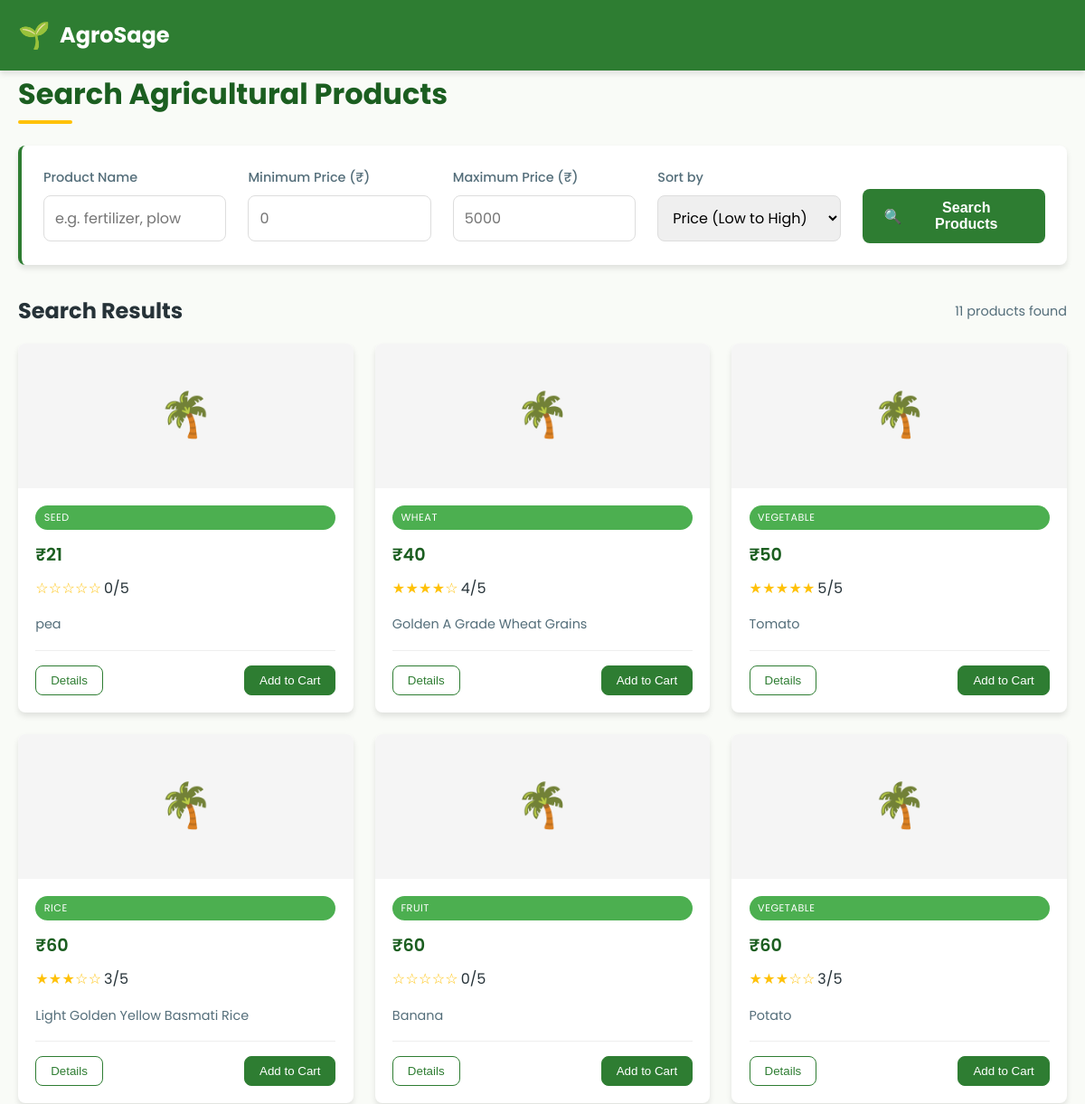
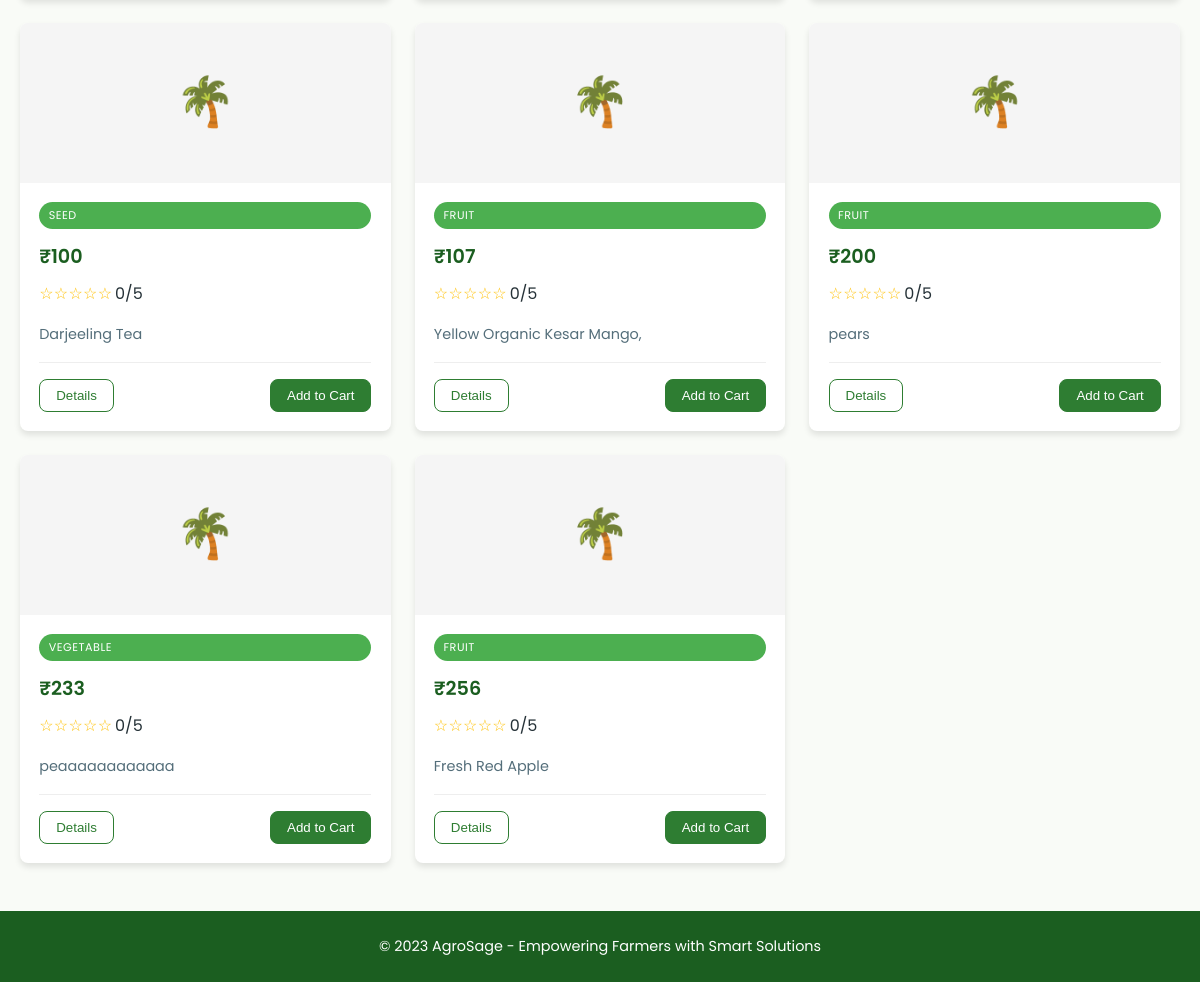
The app's page /search/ with its own data (2 pictures, top to bottom).
### home/models.py (models this page shows)
class MarketItems(models.Model):
    items_name = models.CharField(max_length=1000)
    items_description = models.TextField(max_length=1000)
    category = models.ForeignKey(Category,on_delete=models.CASCADE)   # e.g. “Fertilizer”, “Tool”
    item_price = models.IntegerField()
    item_image = models.ImageField(upload_to='market_items/')
    items_weight = models.IntegerField()
    min_weight = models.IntegerField(default=0)
    item_rating = models.IntegerField(default=0)
    def __str__(self):
        return self.items_name

class Category(models.Model):
    name = models.CharField(max_length=300)
    def __str__(self):
        return self.name

### home/views.py (the view)
# urls.py: path('search/', views.search_products, name='search_products'),
def search_products(request):
    q = request.GET.get('q', '').strip().lower()
    min_price = request.GET.get('min_price')
    max_price = request.GET.get('max_price')
    sort_by = request.GET.get('sort', 'item_price')  # change 'item_price'
    load_indices()
    ids = set()
    if q:
        terms = q.split()
        ids = inverted_index.lookup(terms)
    else:
        ids = set(MarketItems.objects.values_list('id', flat=True))
    qs = MarketItems.objects.filter(id__in=ids)
    if min_price: qs = qs.filter(item_price__gte=min_price)
    if max_price: qs = qs.filter(item_price__lte=max_price)
    valid_sorts = ['item_price', '-item_price', 'item_rating', '-item_rating']
    if sort_by in valid_sorts:
        qs = qs.order_by(sort_by)
    return render(request, "home/search_results.html", {"products": qs})

### home/autocomplete.py (called while the page is built)
    def insert(self, product):
        node = self.root
        name = (product.items_name or "").strip().lower()
        if not name:
            return  # skip empty or null names
        for ch in name:
            if ch not in node.children:
                node.children[ch] = TrieNode()
            node = node.children[ch]
            node.ids.add(product.id)
        node.is_end_of_word = True  # Optional
        print(f"Inserted '{name}' for product ID {product.id}")

### home/search_index.py (called while the page is built)
    def tokenize(self, text):
        return set(re.findall(r'\b\w+\b', text.lower()))

    def add_product(self, product):
        text_parts = [
            product.items_name or "",
            product.items_description or "",
            str(product.category.name) if hasattr(product.category, 'name') else ""
        ]
        combined_text = " ".join(text_parts)
        words = self.tokenize(combined_text)
        for word in words:
            self.index[word].add(product.id)
        print(f"Indexed Product [{product.id}]: {words}")

### home/views.py (called while the page is built)
def load_indices():
    global _loaded
    if _loaded:
        return
    for p in MarketItems.objects.all():
        inverted_index.add_product(p)
        autocomplete_trie.insert(p)
        print(p,inverted_index)
    _loaded = True

### templates/home/search_results.html (shortened to what this page needs)
{% load static %}
<!DOCTYPE html>
<html lang="en">
<head>
</head>
<body>
    <header>
        <div class="container header-content">
            <div class="logo">
                <span class="logo-icon">🌱</span>
                <span>AgroSage</span>
            </div>
        </div>
    </header>
    <main class="container">
        <h1>Search Agricultural Products</h1>
        <div class="search-box">
            <form class="search-form" method="get" action="{% url 'search_products' %}">
                <div class="form-group">
                    <label for="q">Product Name</label>
                    <input type="text" name="q" id="q" value="{{ request.GET.q }}" placeholder="e.g. fertilizer, plow">
                </div>
                <div class="form-group">
                    <label for="min_price">Minimum Price (₹)</label>
                    <input type="number" name="min_price" id="min_price" value="{{ request.GET.min_price }}" placeholder="0">
                </div>
                <div class="form-group">
                    <label for="max_price">Maximum Price (₹)</label>
                    <input type="number" name="max_price" id="max_price" value="{{ request.GET.max_price }}" placeholder="5000">
                </div>
                <div class="form-group">
                    <label for="sort">Sort by</label>
                    <select name="sort" id="sort">
                        <option value="price" {% if request.GET.sort == "item_price" %}selected{% endif %}>Price (Low to High)</option>
                    </select>
                </div>
                <div class="form-group">
                    <button type="submit" class="search-btn">
                        <span>🔍</span> Search Products
                    </button>
                </div>
            </form>
        </div>
        <div class="results-header">
            <h2>Search Results</h2>
            {% if products %}
                <span class="results-count">{{ products|length }} products found</span>
            {% endif %}
        </div>
        {% if products %}
            <div class="product-grid">
                {% for product in products %}
                    <div class="product-card">
                        <div class="product-img">
                            🌴
                        </div>
                        <div class="product-info">
                            <span class="product-category">{{ product.category }}</span>
                            <div class="product-price">₹{{ product.item_price }}</div>
                            <div class="product-rating">
                                <span class="stars">
                                    {% if product.item_rating >= 1 %}★{% else %}☆{% endif %}
                                    {% if product.item_rating >= 2 %}★{% else %}☆{% endif %}
                                    {% if product.item_rating >= 3 %}★{% else %}☆{% endif %}
                                    {% if product.item_rating >= 4 %}★{% else %}☆{% endif %}
                                    {% if product.item_rating >= 5 %}★{% else %}☆{% endif %}
                                </span>
                                <span>{{ product.item_rating }}/5</span>
                            </div>
                            <p class="product-description">{{ product.items_description|default:"No description available." }}</p>
                            <div class="product-actions">
                                <button class="action-btn">Details</button>
                                <button class="action-btn primary">Add to Cart</button>
                            </div>
                        </div>
                    </div>
                {% endfor %}
            </div>
        {% else %}
            <div class="empty-results">
                <div class="empty-icon">🔍</div>
                <h3>No products found</h3>
                <p>Try adjusting your search criteria or browse our categories</p>
            </div>
        {% endif %}
    </main>
    <footer>
        <div class="container">
            <p>&copy; 2023 AgroSage - Empowering Farmers with Smart Solutions</p>
        </div>
    </footer>
</body>
</html>

### templates/home/search_results.html (style rules this page uses)
:root { --primary: #2E7D32; --primary-light: #4CAF50; --primary-dark: #1B5E20; --accent: #FFC107; --text: #263238; --text-light: #546E7A; --bg-light: #F9FBF7; --white: #FFFFFF; --shadow: 0 4px 6px rgba(0,0,0,0.1); --radius: 8px; }
* { margin: 0; padding: 0; box-sizing: border-box; }
body { font-family: 'Poppins', sans-serif; background-color: var(--bg-light); color: var(--text); line-height: 1.6; padding: 0; margin: 0; }
.container { max-width: 1200px; margin: 0 auto; padding: 0 20px; }
header { background-color: var(--primary); color: var(--white); padding: 1rem 0; box-shadow: var(--shadow); }
.header-content { display: flex; justify-content: space-between; align-items: center; }
.logo { display: flex; align-items: center; gap: 10px; font-size: 1.5rem; font-weight: 700; }
.logo-icon { font-size: 1.8rem; }
main { padding: 2rem 0; }
h1 { color: var(--primary-dark); margin-bottom: 1.5rem; font-size: 2rem; position: relative; padding-bottom: 0.5rem; }
h1::after { content: ''; position: absolute; bottom: 0; left: 0; width: 60px; height: 4px; background-color: var(--accent); border-radius: 2px; }
.search-box { background: var(--white); padding: 1.5rem; border-radius: var(--radius); box-shadow: var(--shadow); margin-bottom: 2rem; border-left: 4px solid var(--primary); }
.search-form { display: grid; grid-template-columns: repeat(auto-fit, minmax(200px, 1fr)); gap: 1.5rem; }
.form-group { display: flex; flex-direction: column; }
label { font-weight: 500; margin-bottom: 0.5rem; color: var(--text-light); font-size: 0.9rem; }
input, select { padding: 0.75rem; border: 1px solid #ddd; border-radius: var(--radius); font-family: inherit; font-size: 1rem; transition: all 0.3s ease; }
.search-btn { background-color: var(--primary); color: white; border: none; padding: 0.75rem 1.5rem; border-radius: var(--radius); cursor: pointer; font-weight: 600; font-size: 1rem; transition: background-color 0.3s ease; display: flex; align-items: center; justify-content: center; gap: 8px; margin-top: 1.5rem; }
.results-header { display: flex; justify-content: space-between; align-items: center; margin-bottom: 1rem; }
.results-count { color: var(--text-light); font-size: 0.9rem; }
.product-grid { display: grid; grid-template-columns: repeat(auto-fill, minmax(280px, 1fr)); gap: 1.5rem; }
.product-card { background: var(--white); border-radius: var(--radius); overflow: hidden; box-shadow: var(--shadow); transition: transform 0.3s ease, box-shadow 0.3s ease; display: flex; flex-direction: column; }
.product-img { height: 160px; background-color: #f5f5f5; display: flex; align-items: center; justify-content: center; color: var(--text-light); font-size: 3rem; }
.product-info { padding: 1.2rem; flex-grow: 1; display: flex; flex-direction: column; }
.product-category { background-color: var(--primary-light); color: white; font-size: 0.7rem; padding: 0.3rem 0.6rem; border-radius: 20px; display: inline-block; margin-bottom: 0.8rem; text-transform: uppercase; letter-spacing: 0.5px; }
.product-price { font-size: 1.2rem; font-weight: 600; color: var(--primary-dark); margin-bottom: 0.5rem; }
.product-rating { display: flex; align-items: center; margin-bottom: 1rem; gap: 5px; }
.stars { color: var(--accent); letter-spacing: -2px; }
.product-description { color: var(--text-light); font-size: 0.9rem; margin-top: auto; }
.product-actions { display: flex; justify-content: space-between; margin-top: 1rem; padding-top: 1rem; border-top: 1px solid #eee; }
.action-btn { background-color: transparent; border: 1px solid var(--primary); color: var(--primary); padding: 0.5rem 1rem; border-radius: var(--radius); cursor: pointer; font-weight: 500; transition: all 0.3s ease; }
.action-btn.primary { background-color: var(--primary); color: white; }
footer { background-color: var(--primary-dark); color: var(--white); padding: 1.5rem 0; margin-top: 3rem; text-align: center; font-size: 0.9rem; }

### records on screen
MarketItems: category "SEED", item_price "21", item_rating "0", items_description "pea"
MarketItems: category "WHEAT", item_price "40", item_rating "4", items_description "Golden A Grade Wheat Grains"
MarketItems: category "VEGETABLE", item_price "50", item_rating "5", items_description "Tomato"
MarketItems: category "RICE", item_price "60", item_rating "3", items_description "Light Golden Yellow Basmati Rice"
MarketItems: category "FRUIT", item_price "60", item_rating "0", items_description "Banana"
MarketItems: category "VEGETABLE", item_price "60", item_rating "3", items_description "Potato"
MarketItems: category "SEED", item_price "100", item_rating "0", items_description "Darjeeling Tea"
MarketItems: category "FRUIT", item_price "107", item_rating "0", items_description "Yellow Organic Kesar Mango,"
MarketItems: category "FRUIT", item_price "200", item_rating "0", items_description "pears"
MarketItems: category "VEGETABLE", item_price "233", item_rating "0", items_description "peaaaaaaaaaaaa"
MarketItems: category "FRUIT", item_price "256", item_rating "0", items_description "Fresh Red Apple"

### other values on screen
{{ products|length }} "11"
